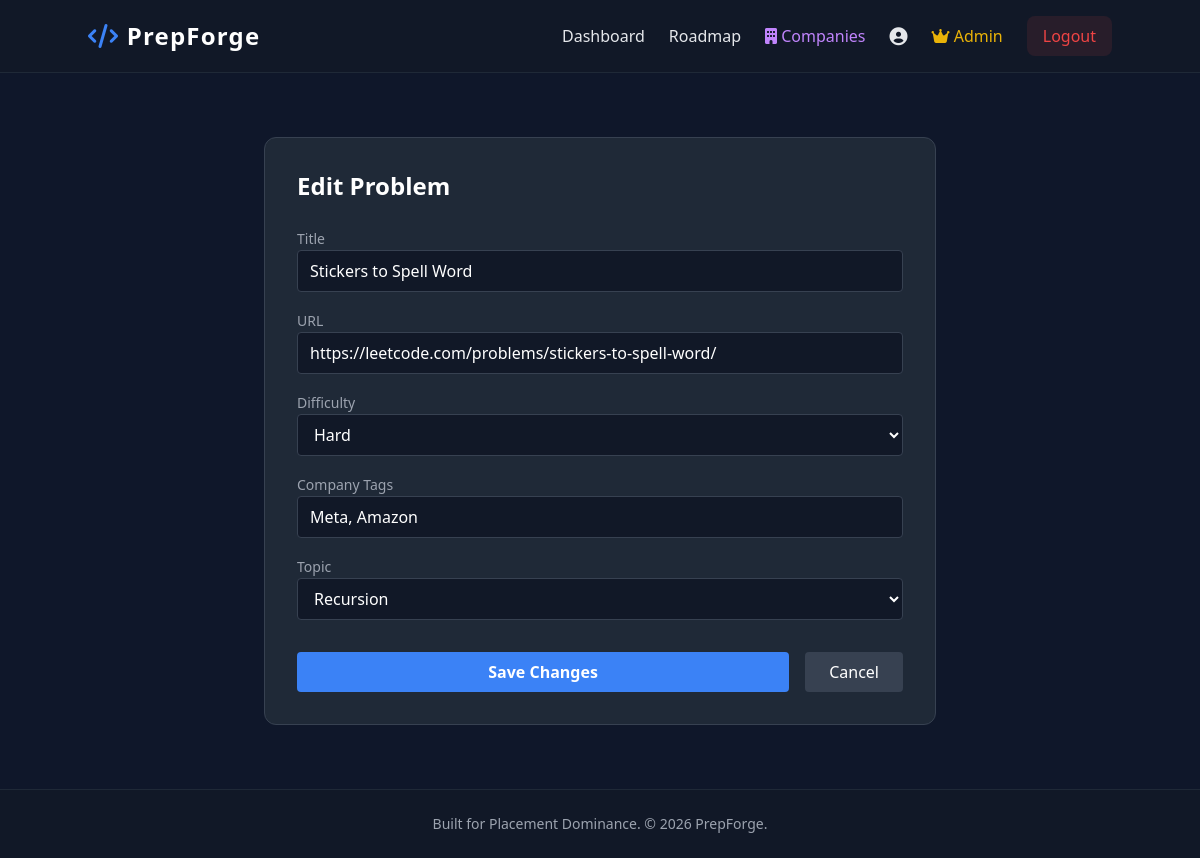
/admin/edit/318 (signed in), run on an earlier commit of the app's database.
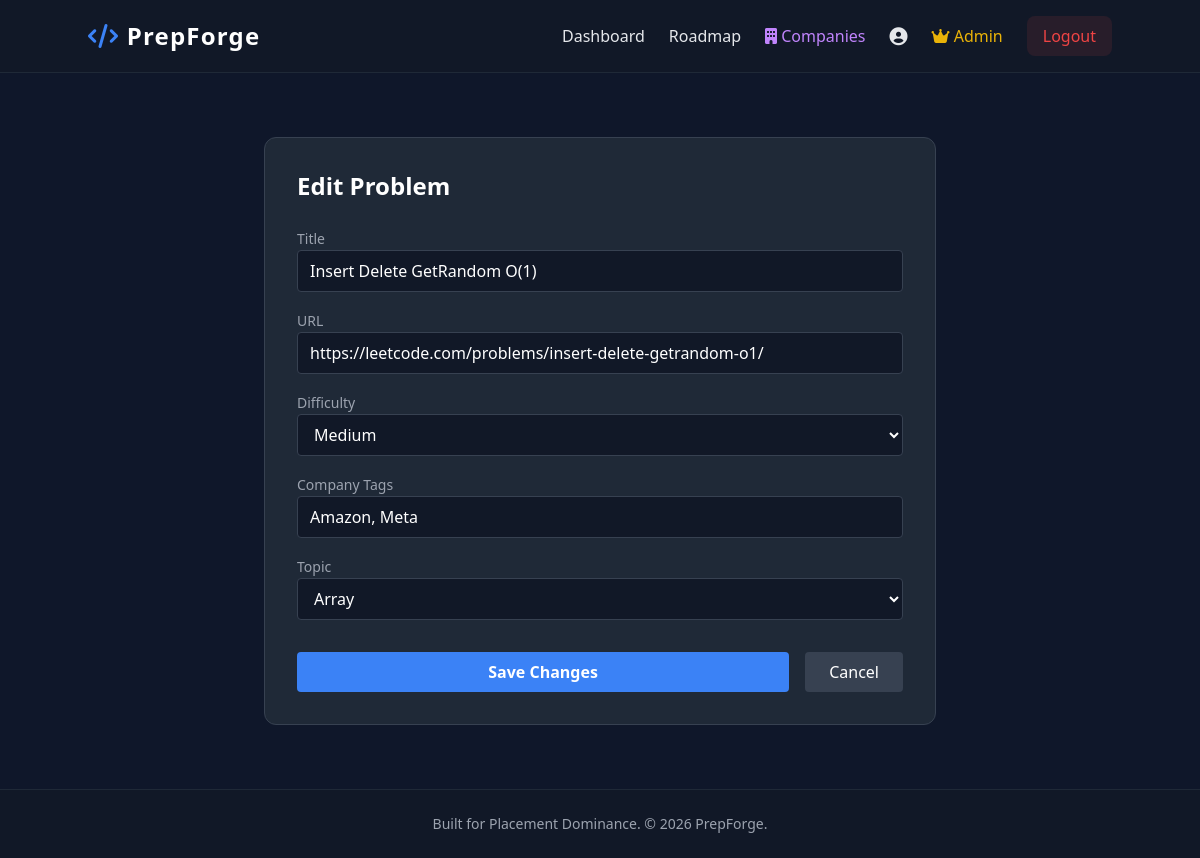
And on a later commit of the database.
### tables this page shows
CREATE TABLE problems (
                    id INTEGER PRIMARY KEY AUTOINCREMENT,
                    topic_id INTEGER NOT NULL,
                    title TEXT NOT NULL,
                    url TEXT NOT NULL,
                    difficulty TEXT NOT NULL,
                    company_tags TEXT,
                    FOREIGN KEY(topic_id) REFERENCES topics(id)
                 );

CREATE TABLE topics (
                    id INTEGER PRIMARY KEY AUTOINCREMENT,
                    name TEXT UNIQUE NOT NULL,
                    icon TEXT NOT NULL
                 );

### app.py (the view, shortened to what this page needs)
@app.route('/admin/edit/<int:problem_id>', methods=['GET', 'POST'])
@admin_required
def edit_problem(problem_id):
    conn = get_db()
    problem = conn.execute('SELECT * FROM problems WHERE id = ?', (problem_id,)).fetchone()
    topics = conn.execute('SELECT * FROM topics').fetchall()
    conn.close()
    return render_template('edit.html', problem=problem, topics=topics)

### app.py (called while the page is built)
def get_db():
    conn = sqlite3.connect('database.db')
    conn.row_factory = sqlite3.Row
    return conn

def admin_required(f):
    @wraps(f)
    def decorated_function(*args, **kwargs):
        if 'user_id' not in session or not session.get('is_admin'):
            flash("Admin access required.", "danger")
            return redirect(url_for('dashboard'))
        return f(*args, **kwargs)
    return decorated_function

### templates/edit.html (shortened to what this page needs)
{% extends 'base.html' %}
{% block content %}
<div class="max-w-2xl mx-auto mt-8 bg-gray-800 p-8 rounded-xl border border-gray-700">
    <h2 class="text-2xl font-bold text-white mb-6">Edit Problem</h2>
    <form method="POST" class="space-y-4">
        <div>
            <label class="text-sm text-gray-400">Title</label>
            <input type="text" name="title" value="{{ problem.title }}" class="w-full bg-gray-900 border border-gray-700 rounded px-3 py-2 text-white">
        </div>
        <div>
            <label class="text-sm text-gray-400">URL</label>
            <input type="url" name="url" value="{{ problem.url }}" class="w-full bg-gray-900 border border-gray-700 rounded px-3 py-2 text-white">
        </div>
        <div>
            <label class="text-sm text-gray-400">Difficulty</label>
            <select name="difficulty" class="w-full bg-gray-900 border border-gray-700 rounded px-3 py-2 text-white">
                <option value="Medium" {% if problem.difficulty == 'Medium' %}selected{% endif %}>Medium</option>
                <option value="Hard" {% if problem.difficulty == 'Hard' %}selected{% endif %}>Hard</option>
            </select>
        </div>
        <div>
            <label class="text-sm text-gray-400">Company Tags</label>
            <input type="text" name="company_tags" value="{{ problem.company_tags }}" class="w-full bg-gray-900 border border-gray-700 rounded px-3 py-2 text-white">
        </div>
        <div>
            <label class="text-sm text-gray-400">Topic</label>
            <select name="topic_id" class="w-full bg-gray-900 border border-gray-700 rounded px-3 py-2 text-white">
                {% for t in topics %}
                <option value="{{ t.id }}" {% if problem.topic_id == t.id %}selected{% endif %}>{{ t.name }}</option>
                {% endfor %}
            </select>
        </div>
        <div class="flex gap-4 pt-4">
            <button type="submit" class="flex-1 bg-brand text-white py-2 rounded font-bold hover:bg-blue-600">Save Changes</button>
            <a href="/admin" class="px-6 py-2 bg-gray-700 text-white rounded hover:bg-gray-600">Cancel</a>
        </div>
    </form>
</div>
{% endblock %}

### templates/base.html (shortened to what this page needs)
<!DOCTYPE html>
<html lang="en" class="dark">
<head>
    <script src="https://cdn.tailwindcss.com"></script>
    <link rel="stylesheet" href="https://cdnjs.cloudflare.com/ajax/libs/font-awesome/6.4.0/css/all.min.css">
</head>
<body class="bg-darkbg text-gray-200 min-h-screen font-sans flex flex-col">
    <nav class="bg-gray-900 border-b border-gray-800 p-4 sticky top-0 z-50">
        <div class="container mx-auto flex justify-between items-center">
            <a href="/" class="text-2xl font-bold text-white tracking-wider">
                <i class="fa-solid fa-code text-brand"></i> PrepForge
            </a>
            <div class="flex gap-6 items-center">
                {% if session.user_id %}
                    <a href="/dashboard" class="hover:text-brand transition">Dashboard</a>
                    <a href="/DSA_Roadmap" class="hover:text-brand transition">Roadmap</a>
                    <a href="/company" class="text-purple-400 hover:text-purple-300 transition font-medium"><i class="fas fa-building"></i> Companies</a>
                    <a href="/profile" class="hover:text-brand transition"><i class="fas fa-user-circle text-lg"></i></a>
                    {% if session.is_admin %}
                        <a href="/admin" class="text-yellow-500 hover:text-yellow-400"><i class="fas fa-crown"></i> Admin</a>
                    {% endif %}
                    <a href="/logout" class="bg-red-500/10 text-red-500 px-4 py-2 rounded-lg hover:bg-red-500/20">Logout</a>
                {% else %}
                    <a href="/login" class="hover:text-brand transition">Login</a>
                    <a href="/register" class="bg-brand text-white px-4 py-2 rounded-lg hover:bg-blue-600 transition">Get Started</a>
                {% endif %}
            </div>
        </div>
    </nav>
    <main class="flex-grow container mx-auto p-4">
        {% block content %}{% endblock %}
    </main>
    <footer class="bg-gray-900 border-t border-gray-800 py-6 text-center mt-12 text-gray-400 text-sm">
        <p>Built for Placement Dominance. &copy; 2026 PrepForge.</p>
    </footer>
</body>
</html>

What changed in the data, as far as the page shows it:
changed problems: title "Stickers to Spell Word" → "Insert Delete GetRandom O(1)"; url "https://leetcode.com/problems/stickers-to-spell-word/" → "https://leetcode.com/problems/insert-delete-getrandom-o1/"; difficulty "Hard" → "Medium"; company_tags "Meta, Amazon" → "Amazon, Meta"; topic_id "Recursion" → "Array"
